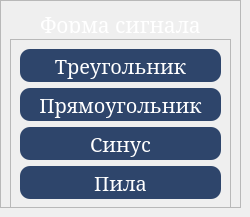
    <widget class="QWidget" name="signal_page">
     <widget class="QFrame" name="signal_frame">
      <property name="geometry">
       <rect>
        <x>0</x>
        <y>0</y>
        <width>241</width>
        <height>208</height>
       </rect>
      </property>
      <property name="minimumSize">
       <size>
        <width>241</width>
        <height>208</height>
       </size>
      </property>
      <property name="maximumSize">
       <size>
        <width>16777215</width>
        <height>208</height>
       </size>
      </property>
      <property name="styleSheet">
       <string notr="true">background-color: none;</string>
      </property>
      <property name="frameShape">
       <enum>QFrame::StyledPanel</enum>
      </property>
      <property name="frameShadow">
       <enum>QFrame::Raised</enum>
      </property>
      <layout class="QVBoxLayout" name="verticalLayout_3">
       <item>
        <widget class="QLabel" name="signal_frame_label">
         <property name="maximumSize">
          <size>
           <width>16777215</width>
           <height>23</height>
          </size>
         </property>
         <property name="font">
          <font>
           <family>MS Serif</family>
           <pointsize>16</pointsize>
          </font>
         </property>
         <property name="styleSheet">
          <string notr="true">QLabel{
	background-color: rgba(255, 255, 255, 0);
	
	color: rgb(255, 255, 255);
}</string>
         </property>
         <property name="text">
          <string>Форма сигнала</string>
         </property>
         <property name="alignment">
          <set>Qt::AlignHCenter|Qt::AlignTop</set>
         </property>
        </widget>
       </item>
       <item>
        <widget class="QFrame" name="signal_buttons_frame">
         <property name="enabled">
          <bool>true</bool>
         </property>
         <property name="minimumSize">
          <size>
           <width>0</width>
           <height>170</height>
          </size>
         </property>
         <property name="frameShape">
          <enum>QFrame::StyledPanel</enum>
         </property>
         <property name="frameShadow">
          <enum>QFrame::Raised</enum>
         </property>
         <layout class="QVBoxLayout" name="verticalLayout_7">
          <item>
           <widget class="QPushButton" name="signal_button_0">
            <property name="enabled">
             <bool>true</bool>
            </property>
            <property name="sizePolicy">
             <sizepolicy hsizetype="Ignored" vsizetype="Ignored">
              <horstretch>0</horstretch>
              <verstretch>0</verstretch>
             </sizepolicy>
            </property>
            <property name="minimumSize">
             <size>
              <width>1</width>
              <height>1</height>
             </size>
            </property>
            <property name="font">
             <font>
              <family>MS Serif</family>
              <pointsize>15</pointsize>
             </font>
            </property>
            <property name="focusPolicy">
             <enum>Qt::NoFocus</enum>
            </property>
            <property name="styleSheet">
             <string notr="true">QPushButton {
	background-color: rgb(46, 69, 107);
	border: none;
	border-radius: 10px;
	color: white
}</string>
            </property>
            <property name="text">
             <string>Треугольник</string>
            </property>
            <property name="iconSize">
             <size>
              <width>45</width>
              <height>45</height>
             </size>
            </property>
           </widget>
          </item>
          <item>
           <widget class="QPushButton" name="signal_button_1">
            <property name="enabled">
             <bool>true</bool>
            </property>
            <property name="sizePolicy">
             <sizepolicy hsizetype="Ignored" vsizetype="Ignored">
              <horstretch>0</horstretch>
              <verstretch>0</verstretch>
             </sizepolicy>
            </property>
            <property name="minimumSize">
             <size>
              <width>1</width>
              <height>1</height>
             </size>
            </property>
            <property name="font">
             <font>
              <family>MS Serif</family>
              <pointsize>15</pointsize>
             </font>
            </property>
            <property name="focusPolicy">
             <enum>Qt::NoFocus</enum>
            </property>
            <property name="styleSheet">
             <string notr="true">QPushButton {
	background-color: rgb(46, 69, 107);
	border: none;
	border-radius: 10px;
	color: white
}</string>
            </property>
            <property name="text">
             <string>Прямоугольник</string>
            </property>
            <property name="iconSize">
             <size>
              <width>45</width>
              <height>45</height>
             </size>
            </property>
           </widget>
          </item>
          <item>
           <widget class="QPushButton" name="signal_button_3">
            <property name="enabled">
             <bool>true</bool>
            </property>
            <property name="sizePolicy">
             <sizepolicy hsizetype="Ignored" vsizetype="Ignored">
              <horstretch>0</horstretch>
              <verstretch>0</verstretch>
             </sizepolicy>
            </property>
            <property name="minimumSize">
             <size>
              <width>1</width>
              <height>1</height>
             </size>
            </property>
            <property name="font">
             <font>
              <family>MS Serif</family>
              <pointsize>15</pointsize>
             </font>
            </property>
            <property name="focusPolicy">
             <enum>Qt::NoFocus</enum>
            </property>
            <property name="styleSheet">
             <string notr="true">QPushButton {
	background-color: rgb(46, 69, 107);
	border: none;
	border-radius: 10px;
	color: white
}</string>
            </property>
            <property name="text">
             <string>Синус</string>
            </property>
            <property name="iconSize">
             <size>
              <width>45</width>
              <height>45</height>
             </size>
            </property>
           </widget>
          </item>
          <item>
           <widget class="QPushButton" name="signal_button_2">
            <property name="enabled">
             <bool>true</bool>
            </property>
            <property name="sizePolicy">
             <sizepolicy hsizetype="Ignored" vsizetype="Ignored">
              <horstretch>0</horstretch>
              <verstretch>0</verstretch>
             </sizepolicy>
            </property>
            <property name="minimumSize">
             <size>
              <width>1</width>
              <height>1</height>
             </size>
            </property>
            <property name="font">
             <font>
              <family>MS Serif</family>
              <pointsize>15</pointsize>
             </font>
            </property>
            <property name="focusPolicy">
             <enum>Qt::NoFocus</enum>
            </property>
            <property name="styleSheet">
             <string notr="true">QPushButton {
	background-color: rgb(46, 69, 107);
	border: none;
	border-radius: 10px;
	color: white
}</string>
            </property>
            <property name="text">
             <string>Пила</string>
            </property>
            <property name="iconSize">
             <size>
              <width>45</width>
              <height>45</height>
             </size>
            </property>
           </widget>
          </item>
         </layout>
        </widget>
       </item>
      </layout>
     </widget>
    </widget>
